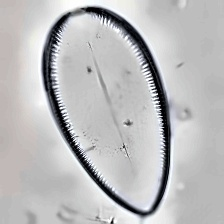
#> input picture dataC/train/algae/076974_aug002.jpg, 224 x 224 px
$ python -i augmentations_util.py   (imports and definitions only)
#> lines starting #> are read from the running program, lines starting #| are printed output that depends on the picture
#> further down, picture is the input picture: shape (224, 224, 3); mean B, G, R 188, 187, 187.1
# src/augmentations_util.py
import cv2, random
import numpy as np

def augment_image(img, use_clahe=True):
    """Augmentation for classification (image only)."""
#> called with use_clahe = True
    h, w = img.shape[:2]
#> h = 224; w = 224
    out = img.copy()

    # --- flips ---
    if random.random() < 0.5:
        out = cv2.flip(out, 1)
    if random.random() < 0.2:
        out = cv2.flip(out, 0)

    # --- small rotation + scale ---
    ang = random.uniform(-12, 12)
    scale = random.uniform(0.95, 1.05)
    M = cv2.getRotationMatrix2D((w/2, h/2), ang, scale)
    out = cv2.warpAffine(out, M, (w, h), flags=cv2.INTER_LINEAR, borderMode=cv2.BORDER_REFLECT_101)
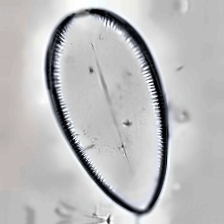
#> out: shape (224, 224, 3); mean B, G, R 188.2, 187.3, 187.5

    # --- brightness / contrast ---
    alpha = random.uniform(0.9, 1.1)
    beta  = random.uniform(-12, 12)
    out = cv2.convertScaleAbs(out, alpha=alpha, beta=beta)

    # --- HSV jitter ---
    if random.random() < 0.6:
        hsv = cv2.cvtColor(out, cv2.COLOR_BGR2HSV).astype(np.int16)
        hsv[..., 1] = np.clip(hsv[..., 1] + random.randint(-10, 10), 0, 255)
        hsv[..., 0] = (hsv[..., 0] + random.randint(-4, 4)) % 180
        out = cv2.cvtColor(hsv.astype(np.uint8), cv2.COLOR_HSV2BGR)

    # --- blur / noise ---
    if random.random() < 0.4:
        if random.random() < 0.5:
            k = random.choice([3, 5])
            out = cv2.GaussianBlur(out, (k, k), 0)
        else:
            noise = np.random.normal(0, 6, out.shape).astype(np.int16)
            out = np.clip(out.astype(np.int16) + noise, 0, 255).astype(np.uint8)

    # --- CLAHE ---
    if use_clahe and random.random() < 0.6:
        lab = cv2.cvtColor(out, cv2.COLOR_BGR2LAB)
#> lab: shape (224, 224, 3); mean of channels 0, 1, 2 191, 128.3, 127.5
        l, a, b = cv2.split(lab)
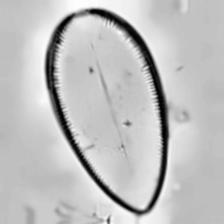
#> l: shape (224, 224); min 1, max 253, mean 191
        clahe = cv2.createCLAHE(clipLimit=2.0, tileGridSize=(8,8))
        l = clahe.apply(l)
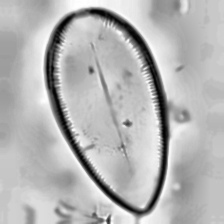
#> l: shape (224, 224); min 1, max 255, mean 180.6
        out = cv2.cvtColor(cv2.merge([l, a, b]), cv2.COLOR_LAB2BGR)

    return out


# [102 lines left out: function augment_image_and_bboxes, not called in this run]

>>> import cv2
>>> picture = cv2.imread('../dataC/train/algae/076974_aug002.jpg')
>>> result = augment_image(picture)

$ run again, on dataC/train/algae/09809809_aug004.jpg
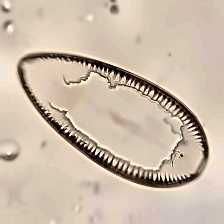
#> input picture dataC/train/algae/09809809_aug004.jpg, 224 x 224 px
#> picture is the input picture: shape (224, 224, 3); mean B, G, R 171.1, 188.4, 204.8
#> lab: shape (224, 224, 3); mean of channels 0, 1, 2 195.1, 131, 138.7
#> in augment_image, `l = clahe.apply(l)`:
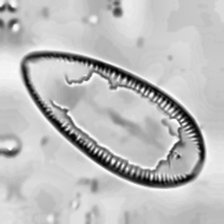
#> l: shape (224, 224); min 1, max 253, mean 189.7
#> in augment_image, `out = cv2.cvtColor(cv2.merge([l, a, b]), cv2.COLOR_LAB2BGR)`:
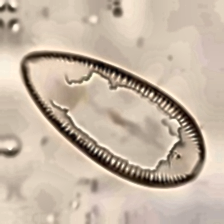
#> out: shape (224, 224, 3); mean B, G, R 164.8, 181.8, 197.8

$ run again, on dataC/train/algae/123321_aug002.jpg
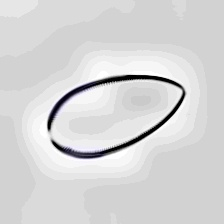
#> input picture dataC/train/algae/123321_aug002.jpg, 224 x 224 px
#> picture is the input picture: shape (224, 224, 3); mean B, G, R 213.7, 213.2, 213.3
#> in augment_image, `out = cv2.warpAffine(out, M, (w, h), flags=cv2.INTER_LINEAR, borderMod..`:
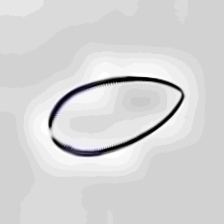
#> out: shape (224, 224, 3); mean B, G, R 213.7, 213.3, 213.3
#> lab: shape (224, 224, 3); mean of channels 0, 1, 2 215.4, 128.1, 127.8
#> in augment_image, `l = clahe.apply(l)`:
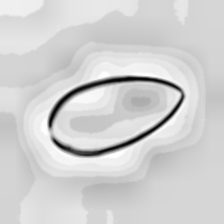
#> l: shape (224, 224); min 2, max 254, mean 209.3

$ run again, on dataC/train/algae/1615_aug004.jpg
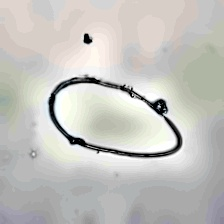
#> input picture dataC/train/algae/1615_aug004.jpg, 224 x 224 px
#> picture is the input picture: shape (224, 224, 3); mean B, G, R 190.6, 194.8, 195.7
#> lab: shape (224, 224, 3); mean of channels 0, 1, 2 197.8, 127.6, 130.1
#> in augment_image, `l, a, b = cv2.split(lab)`:
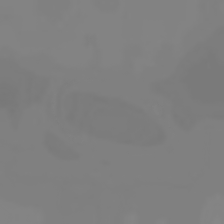
#> a: shape (224, 224); min 120, max 134, mean 127.6
#> in augment_image, `out = cv2.cvtColor(cv2.merge([l, a, b]), cv2.COLOR_LAB2BGR)`:
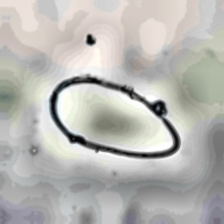
#> out: shape (224, 224, 3); mean B, G, R 179.3, 183.4, 184.3
